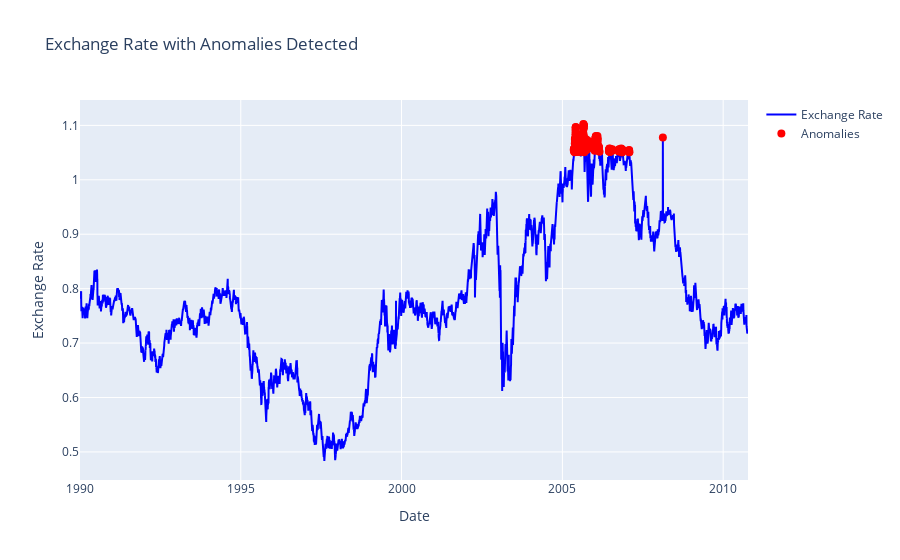

Notebook code for this chart:
### Markdown cell above
There is a seasonal pattern in the exchange rate data, with fluctuations around the overall trend. However, the magnitude of these fluctuations is relatively small compared to the overall exchange rate values.

### Code cell
# Example using a threshold-based approach
threshold = df['Ex_rate'].mean() + 2 * df['Ex_rate'].std()  # Define anomaly threshold
anomaly_indices = df[df['Ex_rate'] > threshold].index  # Identify anomalies
# Create traces for exchange rate data and anomalies
trace_exchange_rate = go.Scatter(x=df['date'], y=df['Ex_rate'], mode='lines', name='Exchange Rate', line=dict(color='blue'))
trace_anomalies = go.Scatter(x=df.loc[anomaly_indices, 'date'], y=df.loc[anomaly_indices, 'Ex_rate'], mode='markers', name='Anomalies', marker=dict(color='red', size=8))

# Create a figure
fig = go.Figure()

# Add traces to the figure
fig.add_trace(trace_exchange_rate)
fig.add_trace(trace_anomalies)

# Update layout
fig.update_layout(title='Exchange Rate with Anomalies Detected',
                   xaxis_title='Date',
                   yaxis_title='Exchange Rate')

# Show plot
fig.show()

### Figure 1 — Plotly figure (JSON) as saved in the notebook; plotly's stock layout.template omitted (floating-point values rounded to 4 significant figures; data arrays with more than 128 entries replaced by an {"elided": "..."} marker saying what was removed)
{"data": [{"line": {"color": "blue"}, "mode": "lines", "name": "Exchange Rate", "type": "scatter", "x": {"elided": "7588 str values"}, "y": {"elided": "7588 float values"}}, {"marker": {"color": "red", "size": 8}, "mode": "markers", "name": "Anomalies", "type": "scatter", "x": {"elided": "214 str values"}, "y": {"elided": "214 float values"}}], "layout": {"autosize": true, "title": {"text": "Exchange Rate with Anomalies Detected"}, "xaxis": {"autorange": true, "range": ["1990-01-01", "2010-10-10"], "title": {"text": "Date"}, "type": "date"}, "yaxis": {"autorange": true, "range": [0.4478, 1.158], "title": {"text": "Exchange Rate"}, "type": "linear"}}}
